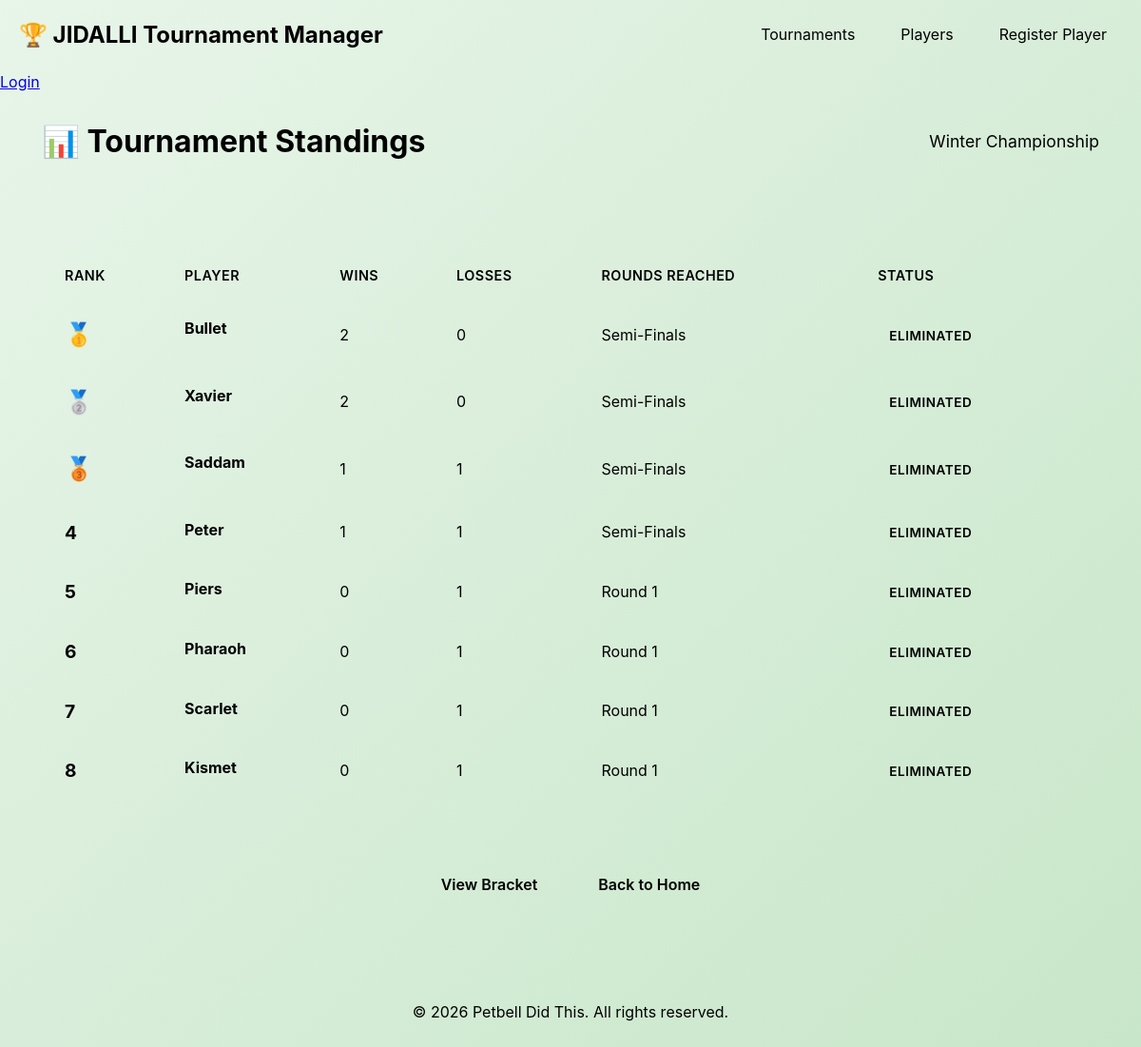
The app's page /tournaments/4/standings with its own data.
### models.py (models this page shows)
class Tournament (SQLModel, table=True):
    tournament_id: int = Field(default=None, primary_key=True)
    name: str
    status: str
    number_of_teams: int
    current_round: int
    total_rounds: int
    winner_id: int | None = None

class Player(SQLModel, table=True):
    player_id: int = Field(default=None, primary_key=True)
    name: str
    email: str
    games: list["Game"] = Relationship(back_populates="player")

### game.py (the view)
@app.get("/tournaments/{tournament_id}/standings", response_class=HTMLResponse)
async def tournament_standings_view(
    request: Request,
    tournament_id: int,
    session: sessionDep
):
    tournament = session.get(Tournament, tournament_id)
    if not tournament:
        raise HTTPException(status_code=404, detail="Tournament not found")
    result = get_tournament_standings(tournament_id, session)
    return templates.TemplateResponse(
        "standings.html",
        {
            "request": request,
            "tournament": tournament,
            "standings": result.get("standings", [])
        }
    )

### templates/standings.html (shortened to what this page needs)
{% extends "base.html" %}
{% block content %}
<div class="page-header">
    <h1>📊 Tournament Standings</h1>
    <p class="subtitle">{{ tournament.name }}</p>
</div>
<div class="standings-container">
    <table class="standings-table">
        <thead>
            <tr>
                <th>Rank</th>
                <th>Player</th>
                <th>Wins</th>
                <th>Losses</th>
                <th>Rounds Reached</th>
                <th>Status</th>
            </tr>
        </thead>
        <tbody>
            {% for standing in standings %}
            <tr class="{% if standing.is_champion %}champion-row{% endif %}">
                <td class="rank">
                    {% if standing.rank == 1 %}
                        <span class="medal gold">🥇</span>
                    {% elif standing.rank == 2 %}
                        <span class="medal silver">🥈</span>
                    {% elif standing.rank == 3 %}
                        <span class="medal bronze">🥉</span>
                    {% else %}
                        {{ standing.rank }}
                    {% endif %}
                </td>
                <td class="player-name">
                    <strong>{{ standing.team_name }}</strong>
                </td>
                <td>{{ standing.wins }}</td>
                <td>{{ standing.losses }}</td>
                <td>
                    {% if standing.rounds_reached == tournament.total_rounds %}
                        Finals
                    {% elif standing.rounds_reached == tournament.total_rounds - 1 %}
                        Semi-Finals
                    {% else %}
                        Round {{ standing.rounds_reached }}
                    {% endif %}
                </td>
                <td>
                    {% if standing.is_champion %}
                        <span class="badge badge-success">Winner</span>
                    {% else %}
                        <span class="badge badge-secondary">Eliminated</span>
                    {% endif %}
                </td>
            </tr>
            {% endfor %}
        </tbody>
    </table>
</div>
<div class="actions centered">
    <a href="/tournaments/{{ tournament.tournament_id }}" class="btn btn-primary">View Bracket</a>
    <a href="/" class="btn btn-secondary">Back to Home</a>
</div>
{% endblock %}

### static/style.css (style rules this page uses)
* { margin: 0; padding: 0; box-sizing: border-box; }
body { font-family: -apple-system, BlinkMacSystemFont, 'Segoe UI', Roboto, Oxygen, Ubuntu, Cantarell, sans-serif; line-height: 1.6; color: var(--text-dark); background: linear-gradient(135deg, #e8f5e9 0%, #c8e6c9 100%); min-height: 100vh; }
.page-header { display: flex; justify-content: space-between; align-items: center; margin-bottom: 2rem; padding: 1.5rem; background: var(--white); border-radius: 12px; box-shadow: var(--shadow-sm); }
.page-header h1 { color: var(--primary-green); font-size: 2rem; margin: 0; }
.subtitle { color: var(--text-light); font-size: 1.1rem; }
.btn { display: inline-block; padding: 0.75rem 1.5rem; border-radius: 8px; text-decoration: none; border: none; cursor: pointer; font-size: 1rem; font-weight: 600; transition: all 0.3s; text-align: center; }
.btn-primary { background: linear-gradient(135deg, var(--primary-green) 0%, var(--dark-green) 100%); color: var(--white); box-shadow: var(--shadow-sm); }
.btn-secondary { background: var(--light-gray); color: var(--text-dark); }
.badge { padding: 0.25rem 0.75rem; border-radius: 20px; font-size: 0.85rem; font-weight: 600; text-transform: uppercase; letter-spacing: 0.5px; }
.badge-secondary { background: var(--light-gray); color: var(--text-light); }
.actions { display: flex; gap: 1rem; justify-content: center; margin-top: 2rem; }
.standings-container { background: var(--white); padding: 2rem; border-radius: 12px; box-shadow: var(--shadow-sm); overflow-x: auto; }
.standings-table { width: 100%; border-collapse: collapse; }
.standings-table thead { background: linear-gradient(135deg, var(--primary-green) 0%, var(--dark-green) 100%); color: var(--white); }
.standings-table th { padding: 1rem; text-align: left; font-weight: 600; text-transform: uppercase; letter-spacing: 0.5px; font-size: 0.9rem; }
.standings-table td { padding: 1rem; border-bottom: 1px solid var(--light-gray); }
.standings-table tbody tr { transition: background 0.3s; }
.rank { font-weight: bold; font-size: 1.2rem; color: var(--primary-green); }
.medal { font-size: 1.5rem; }
.player-name { display: flex; align-items: center; gap: 0.5rem; }

### records on screen
Tournament: name "Winter Championship"
Player: team_name "Bullet", wins "2", losses "0", shows "Semi-Finals"
Player: team_name "Xavier", wins "2", losses "0", shows "Semi-Finals"
Player: team_name "Saddam", wins "1", losses "1", shows "Semi-Finals"
Player: rank "4", team_name "Peter", wins "1", losses "1", shows "Semi-Finals"
Player: rank "5", team_name "Piers", wins "0", losses "1", rounds_reached "1"
Player: rank "6", team_name "Pharaoh", wins "0", losses "1", rounds_reached "1"
Player: rank "7", team_name "Scarlet", wins "0", losses "1", rounds_reached "1"
Player: rank "8", team_name "Kismet", wins "0", losses "1", rounds_reached "1"
